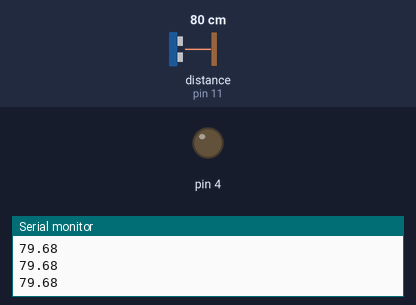
The sketch below on a simulated Arduino Uno, built with avr-gcc and run on an emulated ATmega328P. Parts: output pins drawn as LEDs (lit = HIGH), the last lines printed to the serial monitor. Wiring (inferred from the names in the program): ultrasonic range finder: trigger pin 10; echo pin 11. The inputs (shaded band) are chosen by the test bench; at power-on: distance to the obstacle (sensor on pin 11) 80 cm. The echo pulse lasts 58.3 µs per cm; pins used as bus, display or sensor lines are not drawn.

Above: at 1.2 s.
1.3 s: distance to the obstacle (sensor on pin 11) set to 2 cm
At 2.3 s:
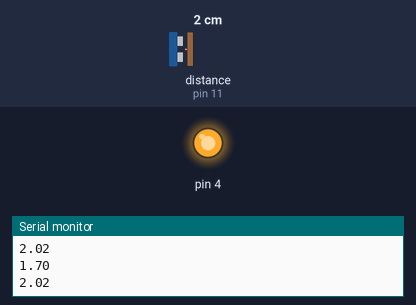
2.9 s: distance to the obstacle (sensor on pin 11) set to 9 cm
At 3.9 s:
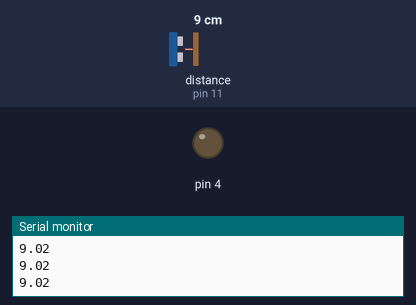
4.5 s: distance to the obstacle (sensor on pin 11) set to 4 cm
At 5.5 s:
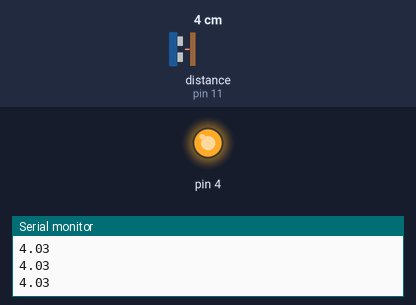
Timing chart, 0 to 7.5 s (numbered marks = the images above; inputs shaded):
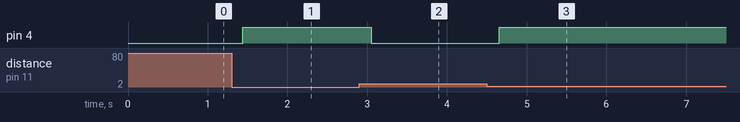

Measured:
- after the input at 1.3 s, pin 4: LOW → HIGH after 0.14 s
- after the input at 2.9 s, pin 4: HIGH → LOW after 0.15 s
- after the input at 4.5 s, pin 4: LOW → HIGH after 0.16 s

The sketch:

UltrasonicSensor.ino
```cpp
#define triggerPin 10
#define echoPin 11
float distance;
float duration;
int STATE = 1;
void setup() {
  pinMode(triggerPin, OUTPUT);
  pinMode(4, OUTPUT);
  pinMode(echoPin, INPUT);
  Serial.begin(9600);
}

void loop() {

    while(STATE == 1){

      for(int i = 0; i < 10; i ++){
        digitalWrite(triggerPin, LOW);
        delayMicroseconds(2);
        //pulse trigger pin for 10 micros
        digitalWrite(triggerPin, HIGH);
        delayMicroseconds(10);
        digitalWrite(triggerPin, LOW);
        //start clock at 0 to
        duration = pulseIn(echoPin, HIGH);
        distance = (duration * 0.0343)/2;
        if(distance < 8.00){
          digitalWrite(4, HIGH);
        }
        else{digitalWrite(4,LOW);}
        Serial.println(distance);
        delay(200);

      }
    }
}
```
